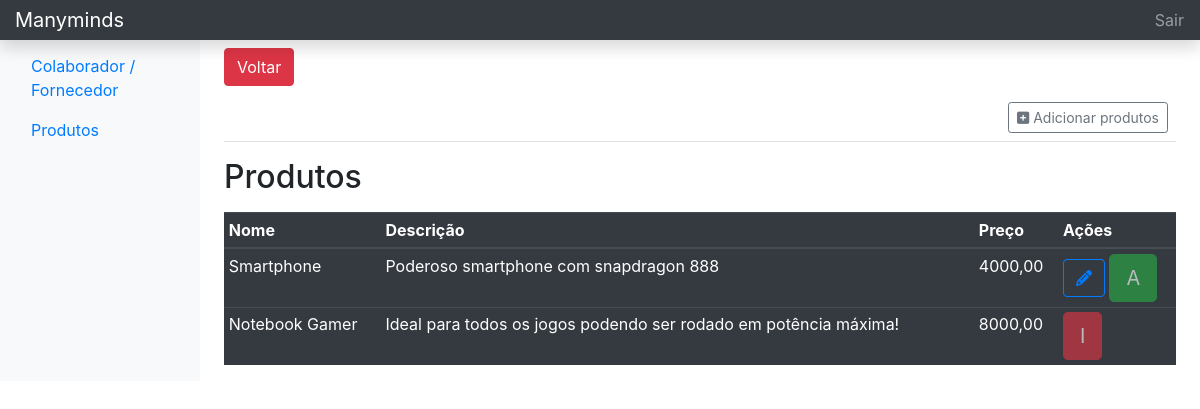
Screenshot of /index.php/produtos with the database file from the repository.
### tables this page shows
CREATE TABLE `produtos` (
  `id` int(11) NOT NULL,
  `nome` varchar(255) NOT NULL,
  `descricao` text NOT NULL,
  `preco` varchar(255) NOT NULL,
  `ativo` tinyint(1) NOT NULL DEFAULT 1
);

### application/controllers/Produtos.php (called while the page is built, shortened)
<?php
class Produtos extends CI_Controller {
		public function index()
		{
			$this->load->model("produto");
			$dados["produtos"] = $this->produto->index();
			$dados["title"] = 'Produtos - Manyminds';
			$this->load->view('templates/header', $dados);
			$this->load->view('templates/nav-top', $dados);
			$this->load->view('pages/produtos_view', $dados);
			$this->load->view('templates/footer', $dados);
			$this->load->view('templates/js', $dados);
		}
	}

### index.php (called while the page is built, shortened)
<?php
require_once BASEPATH.'core/CodeIgniter.php';

### application/models/produto.php (called while the page is built, shortened)
<?php
 class Produto extends CI_Model {
    public function index()
    {
        return $this->db->get("produtos")->result_array();
    }
}

### application/views/pages/produtos_view.php (the view, shortened to what this page needs)
<main role="main" class="col-md-9 ml-sm-auto col-lg-10 px-4">
	<br>
	<br>
		<a href="http://localhost/crud">
            <button type="button" class="btn btn-danger">Voltar</button>
        </a>
	<div class="d-flex justify-content-between flex-wrap flex-md-nowrap align-items-center pt-3 pb-2 mb-3 border-bottom">
		<div class="btn-toolbar mb-2 mb-md-0">
			<div class="btn-group mr-2">
				<a href="<?= base_url()?>produtos/adicionar" class="btn btn-sm btn-outline-secondary">
				<i class="fas fa-plus-square"></i> Adicionar produtos</a>
			</div>
		</div>
	</div>
	<div class="form-group">
		<h2>Produtos</h2>
	</div>
	<div class="table-responsive">
		<table class="table table-sm table-dark">
			<thead>
				<tr>
					<th scope="col">Nome</th>
					<th scope="col">Descrição</th>
					<th scope="col">Preço</th>
					<th scope="col">Ações</th>
				</tr>
			</thead>
			<tbody>
			<?php foreach($produtos as $produto): ?>
				<tr>
					<td><?= $produto['nome'] ?></td>
					<td><?= $produto['descricao'] ?></td>
					<td><?= $produto['preco'] ?></td>
					<td>
						<?php if($produto['ativo'] != '0') : ?>
						<a href="<?= base_url()?>produtos/editar/<?= $produto["id"] ?>"
						class="btn btn-outline-primary" >
						<i class="fas fa-pencil-alt"></i>
						</a>
						<?php endif	; ?>
						<?php if($produto['ativo'] == '1') : ?>
						<a href="#" class="btn btn-success btn-lg disabled" tabindex="-1"
						="button" aria-disabled="true">A</a>
						<?php endif ; ?>
						<?php if($produto['ativo'] == '0') : ?>
						<a href="#" class="btn btn-danger btn-lg disabled" tabindex="-1"
						role="button" aria-disabled="true">I</a>
						<?php endif ; ?>
										</td>
									</tr>
						<?php endforeach;?>
							</tbody>
						</table>
					</div>
				</main>

### rows the page displays
produtos: nome "Smartphone", descricao "Poderoso smartphone com snapdragon 888", preco "4000,00", ativo "A"
produtos: nome "Notebook Gamer", descricao "Ideal para todos os jogos podendo ser rodado em potência máxima!", preco "8000,00", ativo "I"
